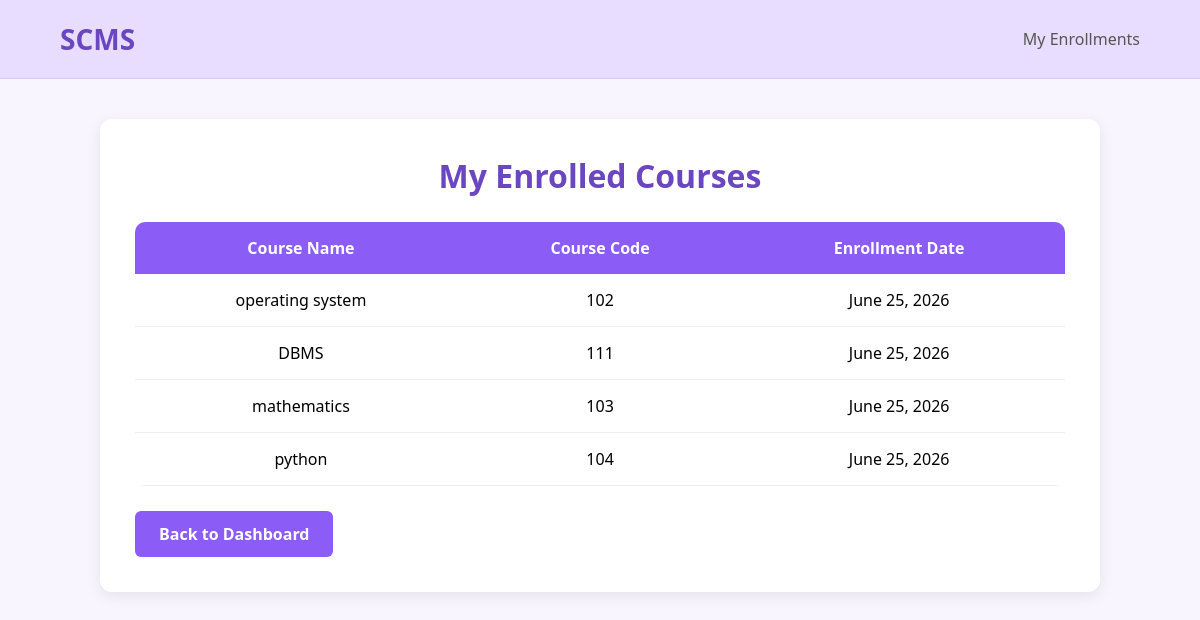
Page /my-enrollments/ (signed in) on the committed database.
### myapp/models.py (models this page shows, shortened)
class Enrollment(models.Model):
    student = models.ForeignKey(
        User,
        on_delete=models.CASCADE
    )
    course = models.ForeignKey(
        Course,
        on_delete=models.CASCADE
    )
    enrolled_on = models.DateField(
        auto_now_add=True
    )

class Course(models.Model):
    course_name = models.CharField(
        max_length=100
    )
    course_code = models.CharField(
        max_length=20,
        unique=True
    )
    description = models.TextField()
    faculty = models.ForeignKey(
        User,
        on_delete=models.SET_NULL,
        null=True,
        blank=True
    )

### myapp/views.py (the view)
@login_required
def my_enrollments(request):
    enrollments = Enrollment.objects.filter(
        student=request.user
    )
    return render(
        request,
        'my_enrollments.html',
        {'enrollments': enrollments}
    )

### templates/my_enrollments.html (shortened to what this page needs)
<!DOCTYPE html>
<html lang="en">
<head>
</head>
<body>
    <div class="head">
        <h2>SCMS</h2>
        <span>My Enrollments</span>
    </div>
    <div class="container">
        <div class="card">
            <h1>My Enrolled Courses</h1>
            <table>
                <tr>
                    <th>Course Name</th>
                    <th>Course Code</th>
                    <th>Enrollment Date</th>
                </tr>
                {% for enrollment in enrollments %}
                <tr>
                    <td>{{ enrollment.course.course_name }}</td>
                    <td>{{ enrollment.course.course_code }}</td>
                    <td>{{ enrollment.enrolled_on }}</td>
                </tr>
                {% endfor %}
            </table>
            <a href="{% url 'student_dashboard' %}" class="back-btn">
                Back to Dashboard
            </a>
        </div>
    </div>
</body>
</html>

### templates/my_enrollments.html (style rules this page uses)
* { margin: 0; padding: 0; box-sizing: border-box; }
body { font-family: 'Segoe UI', sans-serif; background: #f8f5ff; min-height: 100vh; }
.head { display: flex; justify-content: space-between; align-items: center; padding: 20px 60px; background-color: #e9ddff; border-bottom: 1px solid #d8c8f5; }
.head h2 { color: #6b46c1; font-size: 28px; }
.head span { color: #555; }
.container { width: 90%; max-width: 1000px; margin: 40px auto; }
.card { background: white; padding: 35px; border-radius: 12px; box-shadow: 0 4px 15px rgba(0,0,0,.08); }
h1 { text-align: center; color: #6b46c1; margin-bottom: 25px; }
table { width: 100%; border-collapse: collapse; overflow: hidden; border-radius: 10px; }
th { background: #8b5cf6; color: white; padding: 15px; }
td { padding: 15px; text-align: center; border-bottom: 1px solid #eee; }
.back-btn { display: inline-block; text-decoration: none; background: #8b5cf6; color: white; padding: 12px 24px; border-radius: 6px; margin-top: 25px; font-weight: 600; transition: .3s; }

### rows in the picture
Enrollment: course.course_name "operating system", course.course_code "102", enrolled_on "June 25, 2026"
Enrollment: course.course_name "DBMS", course.course_code "111", enrolled_on "June 25, 2026"
Enrollment: course.course_name "mathematics", course.course_code "103", enrolled_on "June 25, 2026"
Enrollment: course.course_name "python", course.course_code "104", enrolled_on "June 25, 2026"
